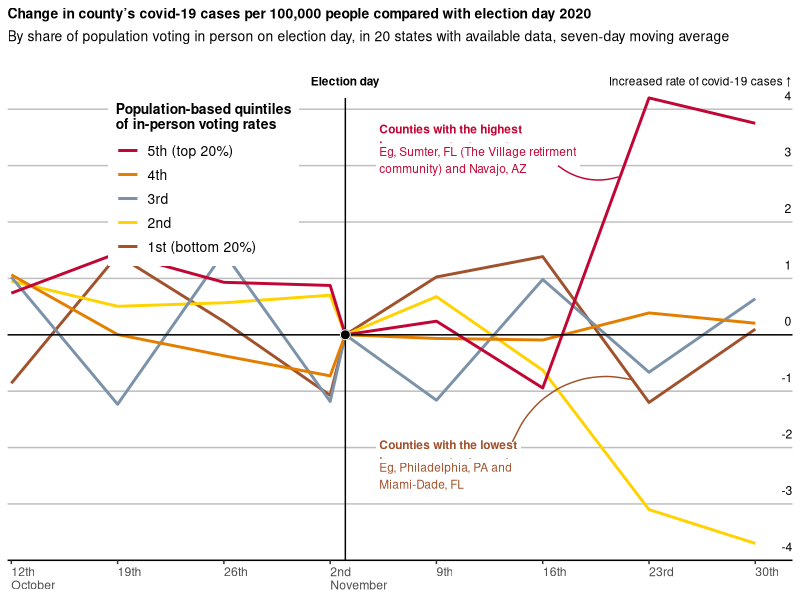

Write the R code that produced this figure. (Note: this script raises an error after producing the figure.)
#-#-#-#-#-#-#-#-#-#-#-#-#-#-#-#-#-#-#-#-#-#-#-#-#-#-#-#-#-#-#-#-#-#-#-#-#-#-#-#-
# Load packages
library(ggplot2)
library(dplyr)
library(lubridate)

# Set seed for reproducibility
set.seed(41)

# Load helper function to create nice dates
# Taken from
# https://stackoverflow.com/questions/40039903/r-add-th-rd-and-nd-to-dates

append_date_suffix <- function(dates) {
  dayy <- day(dates)
  suff <- case_when(
    dayy %in% c(11, 12, 13) ~ "th",
    dayy %% 10 == 1 ~ 'st',
    dayy %% 10 == 2 ~ 'nd',
    dayy %% 10 == 3 ~ 'rd',
    TRUE ~ "th"
  )

  dayysuff <- paste0(dayy, suff)

  # Add case so that first date in each month contains month
  # Note this means the function is widely reusable
  case_when(
    dayysuff == "12th" ~ "12th\nOctober",
    dayysuff == "2nd" ~ "2nd\nNovember",
    TRUE ~ dayysuff
  )
}

#-#-#-#-#-#-#-#-#-#-#-#-#-#-#-#-#-#-#-#-#-#-#-#-#-#-#-#-#-#-#-#-#-#-#-#-#-#-#-#-
# Generate some data, following general conventions for the plot
data <-
  data.frame(
    date = as.Date(rep(seq(
      ymd('2021-10-12'), ymd('2021-11-30'), by = 'weeks'
    ), 5)),
    count = runif(40, min = -1.5, max = 1.5),
    group = as.factor(rep(
      c("1st (bottom 20%)", "2nd", "3rd", "4th", "5th (top 20%)"), each = 8
    )),
    stringsAsFactors = F
  ) %>%
  mutate(
    count = case_when(
      date == as.Date("2021-11-23") & group == "5th (top 20%)" ~ 4.2,
      date == as.Date("2021-11-30") &
        group == "5th (top 20%)" ~ 3.75,
      date == as.Date("2021-11-23") &
        group == "2nd" ~ -3.1,
      date == as.Date("2021-11-30") &
        group == "2nd" ~ -3.7,
      date == as.Date("2021-11-23") &
        group == "1st (bottom 20%)" ~ -1.2,
      date == as.Date("2021-11-30") &
        group == "1st (bottom 20%)" ~ 0.1,
      T ~ count
    )
  )

# Combine with fixed dataset so all groups have count = 0 on Nov 3rd
data <- rbind(data,
              data.frame(
                date = as.Date(rep("2021-11-03", 5)),
                count = rep(0, 5),
                group = as.factor(c(
                  "1st (bottom 20%)", "2nd", "3rd", "4th", "5th (top 20%)"
                )),
                stringsAsFactors = F
              ))

#-#-#-#-#-#-#-#-#-#-#-#-#-#-#-#-#-#-#-#-#-#-#-#-#-#-#-#-#-#-#-#-#-#-#-#-#-#-#-#-
# Start plot
p <- ggplot() +

  # Add line plot
  geom_line(data = data,
            aes(x = date, y = count, color = group),
            size = 1) +

  # Add cross-hairs at 3rd Nov and 0
  # Note for vertical line,  allow for space for "Election day" at top
  geom_line(aes(y = c(-4, 4.2), x = as.Date(c(
    "2021-11-03", "2021-11-03"
  )))) +
  geom_hline(yintercept = 0) +

  # Add center point, with white outline
  geom_point(aes(x = as.Date("2021-11-03"), y = 0), size = 3, color = "black") +
  geom_point(
    aes(x = as.Date("2021-11-03"), y = 0),
    size = 3,
    shape = 1,
    color = "white"
  ) +

  # Add top of plot annotations
  geom_text(aes(
    y = 4.5,
    x = as.Date("2021-11-03"),
    label = "Election day"
  ),
  size = 3,
  fontface = 2) +
  geom_text(
    aes(
      y = 4.5,
      x = as.Date("2021-11-30"),
      label = "Increased rate of covid-19 cases \u2191"
    ),
    size = 3,
    hjust = .8
  ) +

  # Add Lowest annotation
  geom_label(
    aes(
      y = -2.1,
      x = as.Date("2021-11-05"),
      label = "Counties with the lowest\nin-person voter turnout"
    ),
    size = 3,
    hjust = 0,
    fontface = 2,
    color = "#a0522d",
    fill = "white",
    label.size = NA
  ) +
  geom_label(
    aes(
      y = -2.5,
      x = as.Date("2021-11-05"),
      label = "Eg, Philadelphia, PA and\nMiami-Dade, FL"
    ),
    size = 3,
    hjust = 0,
    color = "#a0522d",
    fill = "white",
    label.size = NA
  ) +
  geom_curve(
    data = data.frame(
      x = as.Date("2021-11-14"),
      y = -1.9,
      xend = as.Date("2021-11-22"),
      yend = -.8
    ),
    mapping = aes(
      x = x,
      y = y,
      xend = xend,
      yend = yend
    ),
    angle = 90L,
    colour = "#a0522d",
    curvature = -0.4,
    arrow = NULL,
    inherit.aes = FALSE,
    show.legend = FALSE
  ) +

  # Add Highest annotation
  geom_label(
    aes(
      y = 3.5,
      x = as.Date("2021-11-05"),
      label = "Counties with the highest\nin-person voter turnout"
    ),
    size = 3,
    hjust = 0,
    fontface = 2,
    color = "#c10534",
    fill = "white",
    label.size = NA
  ) +
  geom_label(
    aes(
      y = 3.1,
      x = as.Date("2021-11-05"),
      label = "Eg, Sumter, FL (The Village retirment\ncommunity) and Navajo, AZ"
    ),
    size = 3,
    hjust = 0,
    color = "#c10534",
    fill = "white",
    label.size = NA
  ) +
  geom_curve(
    data = data.frame(
      x = as.Date("2021-11-17"),
      y = 3,
      xend = as.Date("2021-11-21"),
      yend = 2.8
    ),
    mapping = aes(
      x = x,
      y = y,
      xend = xend,
      yend = yend
    ),
    angle = 90L,
    colour = "#c10534",
    curvature = 0.26,
    arrow = NULL,
    inherit.aes = FALSE,
    show.legend = FALSE
  ) +

  # Deal with scales
  scale_y_continuous(
    limits = c(-4, 5),
    breaks = -4:4,
    labels = c("-4", "-3", "-2", "-1", " 0", " 1", " 2", " 3", " 4"),
    # Need this as otherwise the ones without a minus are misaligned
    minor_breaks = NULL,
    position = "right",
    expand = c(0, 0)
  ) +
  scale_x_date(
    limits = as.Date(c("2021-10-12", "2021-11-30")),
    breaks = seq(ymd('2021-10-12'), ymd('2021-11-30'), by = 'weeks'),
    labels = append_date_suffix(seq(
      ymd('2021-10-12'), ymd('2021-11-30'), by = 'weeks'
    )),
    # Get expansion of x-axis correct (small bit of space on left side/lots on right)
    expand = expansion(mult = c(0.005, .05))
  ) +
  scale_color_manual(values = rev(c(
    "#c10534", "#e37e00", "#7b92a8", "#ffd200", "#a0522d" # Taken from Economist theme from {ggthemes}
  )),
  guide = guide_legend(reverse = TRUE),
  name = "Population-based quintiles\nof in-person voting rates") +

  labs(title = "Change in county’s covid-19 cases per 100,000 people compared with election day 2020",
       subtitle = "By share of population voting in person on election day, in 20 states with available data, seven-day moving average") +

  # Add theme, starting with simple black and white theme
  theme_bw() +
  theme(
    # Sort over-arching thematic decisions
    panel.grid = element_blank(),
    panel.grid.major.y = element_line(color = "grey"),
    panel.border = element_blank(),

    #Align x-axis text
    axis.text.x = element_text(hjust = 0),

    # Remove y-axis tick marks and move y-axis text to be over plot
    axis.ticks.length.y.right = unit(0, "cm"),
    axis.text.y = element_text(vjust = -1),
    axis.text.y.right = element_text(margin = margin(
      t = 0,
      r = 0,
      b = 0,
      l = -8
    ), colour = "black"),
    axis.line.x.bottom = element_line(colour = "black"),

    # Remove both axis titles
    axis.title = element_blank(),

    # Fix title sizing
    plot.title = element_text(size =10, face = "bold"),
    plot.subtitle = element_text(size =10),


    # Style and position legende
    legend.position = c(.25, .75),
    legend.title = element_text(face = "bold", size = 10),
    legend.text = element_text(size = 10)
  ) +

  # Save plot to file
  ggsave("2021_07_10/2021_07_10_Elections_Pandemic_Attempt.png",
         width = 8,
         height = 8,
         units = "in")
